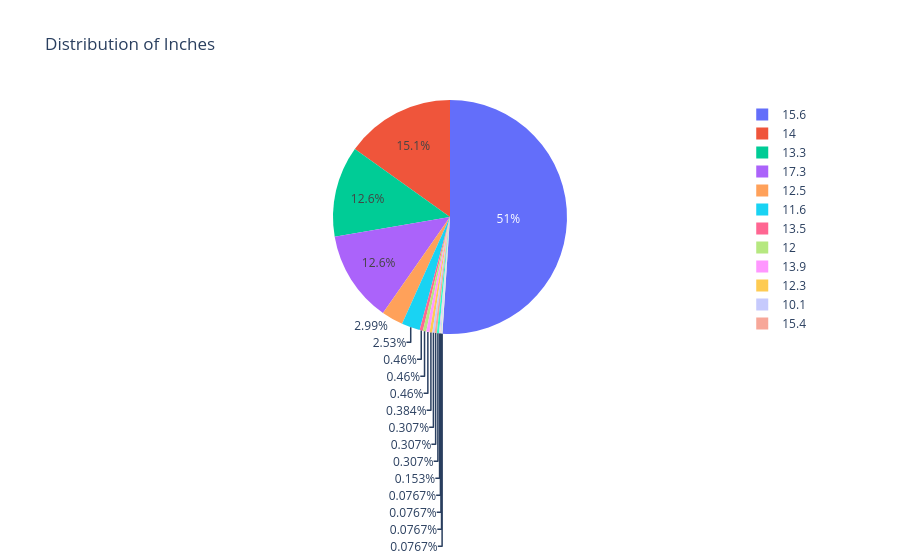

This figure's notebook cell:
### Code cell
import plotly.express as px

for i in discrete:
    counts = df[i].value_counts()
    fig = px.pie(counts, values=counts.values, names=counts.index, title=f'Distribution of {i}')
    fig.show()

### Figure 1 — Plotly figure (JSON) as saved in the notebook; plotly's stock layout.template omitted (floating-point values rounded to 4 significant figures)
{"data": [{"domain": {"x": [0, 1], "y": [0, 1]}, "hovertemplate": "Inches=%{label}<br>value=%{value}<extra></extra>", "labels": [15.6, 14.0, 13.3, 17.3, 12.5, 11.6, 13.5, 12.0, 13.9, 12.3, 10.1, 15.4, 15.0, 13.0, 18.4, 17.0, 14.1, 11.3], "legendgroup": "", "name": "", "showlegend": true, "type": "pie", "values": [665, 197, 164, 164, 39, 33, 6, 6, 6, 5, 4, 4, 4, 2, 1, 1, 1, 1]}], "layout": {"legend": {"tracegroupgap": 0}, "title": {"text": "Distribution of Inches"}}}
